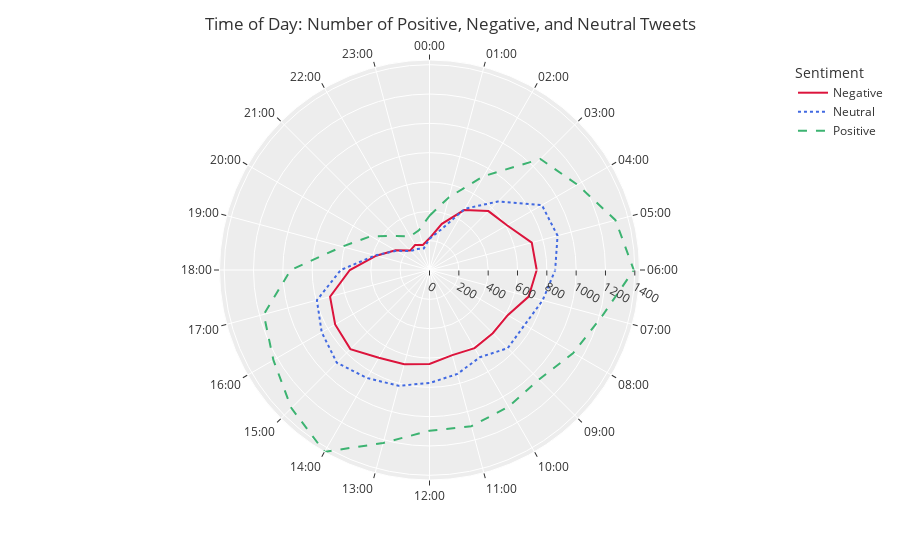

Notebook cell for this chart:
### Code cell
def format_hour(h: int):
    h = str(h)
    if len(h) == 1:
        h = '0' + h
    h = h + ":00"
    return h

sentiment_hourly = poli_data.groupby(['Sentiment', 'hour'])['Tweet'].count()
sentiment_hourly = pd.DataFrame(sentiment_hourly).reset_index()
sentiment_hourly.columns = ['Sentiment', 'Hour of Day', 'Number of Tweets']
sentiment_hourly['Hour of Day'] = sentiment_hourly['Hour of Day'].apply(format_hour)

fig = px.line_polar(
    data_frame=sentiment_hourly,
    r=sentiment_hourly['Number of Tweets'],
    theta='Hour of Day',
    line_close=True,
    color='Sentiment',
    color_discrete_sequence=['crimson', 'royalblue', 'mediumseagreen'],
    line_dash='Sentiment'
)
fig.update_layout(
    title="Time of Day: Number of Positive, Negative, and Neutral Tweets",
    title_x=0.5,
    template="ggplot2"
)
fig.show()

### Figure 1 — Plotly figure (JSON) as saved in the notebook; plotly's stock layout.template omitted (floating-point values rounded to 4 significant figures)
{"data": [{"hovertemplate": "Sentiment=Negative<br>Number of Tweets=%{r}<br>Hour of Day=%{theta}<extra></extra>", "legendgroup": "Negative", "line": {"color": "crimson", "dash": "solid"}, "marker": {"symbol": "circle"}, "mode": "lines", "name": "Negative", "r": [216, 326, 472, 568, 610, 722, 731, 700, 616, 610, 615, 601, 641, 666, 691, 763, 743, 702, 543, 376, 268, 187, 197, 176, 216], "showlegend": true, "subplot": "polar", "theta": ["00:00", "01:00", "02:00", "03:00", "04:00", "05:00", "06:00", "07:00", "08:00", "09:00", "10:00", "11:00", "12:00", "13:00", "14:00", "15:00", "16:00", "17:00", "18:00", "19:00", "20:00", "21:00", "22:00", "23:00", "00:00"], "type": "scatterpolar"}, {"hovertemplate": "Sentiment=Neutral<br>Number of Tweets=%{r}<br>Hour of Day=%{theta}<extra></extra>", "legendgroup": "Neutral", "line": {"color": "royalblue", "dash": "dot"}, "marker": {"symbol": "circle"}, "mode": "lines", "name": "Neutral", "r": [213, 280, 482, 661, 885, 904, 857, 799, 749, 754, 687, 734, 771, 817, 851, 894, 849, 795, 605, 384, 262, 183, 165, 152, 213], "showlegend": true, "subplot": "polar", "theta": ["00:00", "01:00", "02:00", "03:00", "04:00", "05:00", "06:00", "07:00", "08:00", "09:00", "10:00", "11:00", "12:00", "13:00", "14:00", "15:00", "16:00", "17:00", "18:00", "19:00", "20:00", "21:00", "22:00", "23:00", "00:00"], "type": "scatterpolar"}, {"hovertemplate": "Sentiment=Positive<br>Number of Tweets=%{r}<br>Hour of Day=%{theta}<extra></extra>", "legendgroup": "Positive", "line": {"color": "mediumseagreen", "dash": "dash"}, "marker": {"symbol": "circle"}, "mode": "lines", "name": "Positive", "r": [370, 514, 739, 1070, 1164, 1313, 1393, 1218, 1132, 1056, 1077, 1103, 1096, 1221, 1432, 1332, 1229, 1170, 947, 616, 461, 328, 265, 280, 370], "showlegend": true, "subplot": "polar", "theta": ["00:00", "01:00", "02:00", "03:00", "04:00", "05:00", "06:00", "07:00", "08:00", "09:00", "10:00", "11:00", "12:00", "13:00", "14:00", "15:00", "16:00", "17:00", "18:00", "19:00", "20:00", "21:00", "22:00", "23:00", "00:00"], "type": "scatterpolar"}], "layout": {"legend": {"title": {"text": "Sentiment"}, "tracegroupgap": 0}, "margin": {"t": 60}, "polar": {"angularaxis": {"direction": "clockwise", "rotation": 90}, "domain": {"x": [0, 1], "y": [0, 1]}}, "title": {"text": "Time of Day: Number of Positive, Negative, and Neutral Tweets", "x": 0.5}}}
